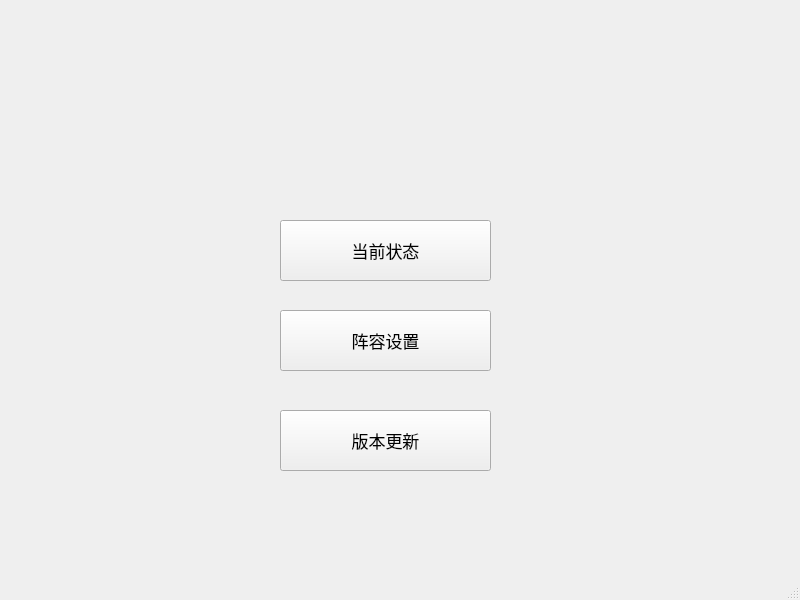
<?xml version="1.0" encoding="UTF-8"?>
<ui version="4.0">
 <class>MainWindow</class>
 <widget class="QMainWindow" name="MainWindow">
  <property name="geometry">
   <rect>
    <x>0</x>
    <y>0</y>
    <width>800</width>
    <height>600</height>
   </rect>
  </property>
  <property name="windowTitle">
   <string>MainWindow</string>
  </property>
  <widget class="QWidget" name="centralwidget">
   <widget class="QPushButton" name="versionUpdateButton">
    <property name="geometry">
     <rect>
      <x>280</x>
      <y>410</y>
      <width>211</width>
      <height>61</height>
     </rect>
    </property>
    <property name="font">
     <font>
      <pointsize>13</pointsize>
      <bold>false</bold>
     </font>
    </property>
    <property name="text">
     <string>版本更新</string>
    </property>
   </widget>
   <widget class="QPushButton" name="lineupUpdateButton">
    <property name="geometry">
     <rect>
      <x>280</x>
      <y>310</y>
      <width>211</width>
      <height>61</height>
     </rect>
    </property>
    <property name="font">
     <font>
      <pointsize>13</pointsize>
      <bold>false</bold>
     </font>
    </property>
    <property name="text">
     <string>阵容设置</string>
    </property>
   </widget>
   <widget class="QPushButton" name="currentStateButton">
    <property name="geometry">
     <rect>
      <x>280</x>
      <y>220</y>
      <width>211</width>
      <height>61</height>
     </rect>
    </property>
    <property name="font">
     <font>
      <pointsize>13</pointsize>
      <bold>false</bold>
     </font>
    </property>
    <property name="text">
     <string>当前状态</string>
    </property>
   </widget>
  </widget>
  <widget class="QMenuBar" name="menubar">
   <property name="geometry">
    <rect>
     <x>0</x>
     <y>0</y>
     <width>800</width>
     <height>21</height>
    </rect>
   </property>
  </widget>
  <widget class="QStatusBar" name="statusbar"/>
 </widget>
 <resources/>
 <connections/>
</ui>
